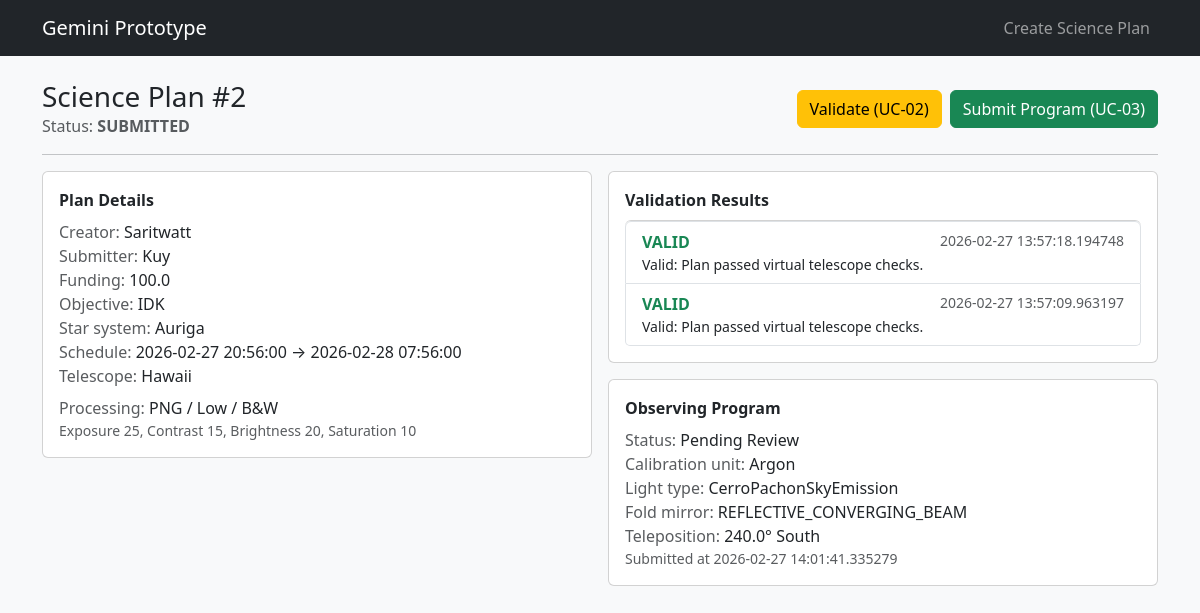
Screenshot of /plans/2 with the database file from the repository.
### app/models.py (models this page shows)
class SciencePlan(SQLModel, table=True):
    id: Optional[int] = Field(default=None, primary_key=True)
    creator: str
    submitter: str
    funding: float
    objective: str = Field(max_length=500)
    star_system: str
    schedule_start: datetime
    schedule_end: datetime
    telescope_location: str  # Hawaii or Chile
    file_type: str           # PNG, JPEG, RAW
    file_quality: str        # Low, Fine
    image_mode: str          # B&W, Color
    exposure: int            # 0-50
    contrast: int            # 0-50
    brightness: int          # 0-50
    saturation: int          # 0-50
    status: str = Field(default="DRAFT")  # DRAFT, VALID, INVALID, SUBMITTED
    created_at: datetime = Field(default_factory=datetime.utcnow)
    updated_at: datetime = Field(default_factory=datetime.utcnow)

class ValidationResult(SQLModel, table=True):
    id: Optional[int] = Field(default=None, primary_key=True)
    plan_id: int = Field(foreign_key="scienceplan.id")
    is_valid: bool
    message: str
    created_at: datetime = Field(default_factory=datetime.utcnow)

class ObservingProgram(SQLModel, table=True):
    id: Optional[int] = Field(default=None, primary_key=True)
    plan_id: int = Field(foreign_key="scienceplan.id")
    calibration_unit: str
    light_type: str
    fold_mirror_type: str
    teleposition_degree: float  # 0-360
    teleposition_direction: str # North/East/West/South
    status: str = Field(default="Pending Review")
    submitted_at: datetime = Field(default_factory=datetime.utcnow)

### app/main.py (the view)
@app.get("/plans/{plan_id}", response_class=HTMLResponse)
def plan_detail(request: Request, plan_id: int, session: Session = Depends(get_session)):
    plan = session.get(SciencePlan, plan_id)
    if not plan:
        return HTMLResponse("Plan not found", status_code=404)
    results = session.exec(
        select(ValidationResult).where(ValidationResult.plan_id == plan_id).order_by(ValidationResult.created_at.desc())
    ).all()
    program = session.exec(select(ObservingProgram).where(ObservingProgram.plan_id == plan_id)).first()
    return templates.TemplateResponse("plan_detail.html", {
        "request": request,
        "plan": plan,
        "results": results,
        "program": program
    })

### app/templates/plan_detail.html
{% extends "base.html" %}
{% block content %}
<div class="d-flex align-items-center justify-content-between">
  <div>
    <h3 class="m-0">Science Plan #{{ plan.id }}</h3>
    <div class="text-muted">Status: <span class="fw-semibold">{{ plan.status }}</span></div>
  </div>
  <div class="d-flex gap-2">
    <form method="post" action="/plans/{{plan.id}}/validate">
      <button class="btn btn-warning" type="submit">Validate (UC-02)</button>
    </form>
    <a class="btn btn-success" href="/plans/{{plan.id}}/submit">Submit Program (UC-03)</a>
  </div>
</div>
<hr/>
<div class="row g-3">
  <div class="col-md-6">
    <div class="card p-3">
      <div class="fw-semibold mb-2">Plan Details</div>
      <div><span class="text-muted">Creator:</span> {{ plan.creator }}</div>
      <div><span class="text-muted">Submitter:</span> {{ plan.submitter }}</div>
      <div><span class="text-muted">Funding:</span> {{ plan.funding }}</div>
      <div><span class="text-muted">Objective:</span> {{ plan.objective }}</div>
      <div><span class="text-muted">Star system:</span> {{ plan.star_system }}</div>
      <div><span class="text-muted">Schedule:</span> {{ plan.schedule_start }} → {{ plan.schedule_end }}</div>
      <div><span class="text-muted">Telescope:</span> {{ plan.telescope_location }}</div>
      <div class="mt-2"><span class="text-muted">Processing:</span> {{ plan.file_type }} / {{ plan.file_quality }} / {{ plan.image_mode }}</div>
      <div class="text-muted small">Exposure {{ plan.exposure }}, Contrast {{ plan.contrast }}, Brightness {{ plan.brightness }}, Saturation {{ plan.saturation }}</div>
    </div>
  </div>
  <div class="col-md-6">
    <div class="card p-3">
      <div class="fw-semibold mb-2">Validation Results</div>
      {% if results|length == 0 %}
        <div class="text-muted">No validation results yet. Click “Validate”.</div>
      {% else %}
        <ul class="list-group">
          {% for r in results %}
            <li class="list-group-item">
              <div class="d-flex justify-content-between">
                <div class="fw-semibold">
                  {% if r.is_valid %}<span class="text-success">VALID</span>{% else %}<span class="text-danger">INVALID</span>{% endif %}
                </div>
                <div class="small text-muted">{{ r.created_at }}</div>
              </div>
              <div class="small">{{ r.message }}</div>
            </li>
          {% endfor %}
        </ul>
      {% endif %}
    </div>
    <div class="card p-3 mt-3">
      <div class="fw-semibold mb-2">Observing Program</div>
      {% if program %}
        <div><span class="text-muted">Status:</span> {{ program.status }}</div>
        <div><span class="text-muted">Calibration unit:</span> {{ program.calibration_unit }}</div>
        <div><span class="text-muted">Light type:</span> {{ program.light_type }}</div>
        <div><span class="text-muted">Fold mirror:</span> {{ program.fold_mirror_type }}</div>
        <div><span class="text-muted">Teleposition:</span> {{ program.teleposition_degree }}° {{ program.teleposition_direction }}</div>
        <div class="small text-muted">Submitted at {{ program.submitted_at }}</div>
      {% else %}
        <div class="text-muted">Not submitted yet.</div>
      {% endif %}
    </div>
  </div>
</div>
{% endblock %}

### rows the page displays
SciencePlan: id "2", status "SUBMITTED", creator "Saritwatt", submitter "Kuy", funding "100.0", objective "IDK", star_system "Auriga", schedule_start "2026-02-27 20:56:00", schedule_end "2026-02-28 07:56:00", telescope_location "Hawaii", file_type "PNG", file_quality "Low", image_mode "B&W", exposure "25", contrast "15", brightness "20", saturation "10"
ValidationResult: is_valid "VALID", created_at "2026-02-27 13:57:18.194748", message "Valid: Plan passed virtual telescope checks."
ValidationResult: is_valid "VALID", created_at "2026-02-27 13:57:09.963197", message "Valid: Plan passed virtual telescope checks."
ObservingProgram: status "Pending Review", calibration_unit "Argon", light_type "CerroPachonSkyEmission", fold_mirror_type "REFLECTIVE_CONVERGING_BEAM", teleposition_degree "240.0", teleposition_direction "South", submitted_at "2026-02-27 14:01:41.335279"
